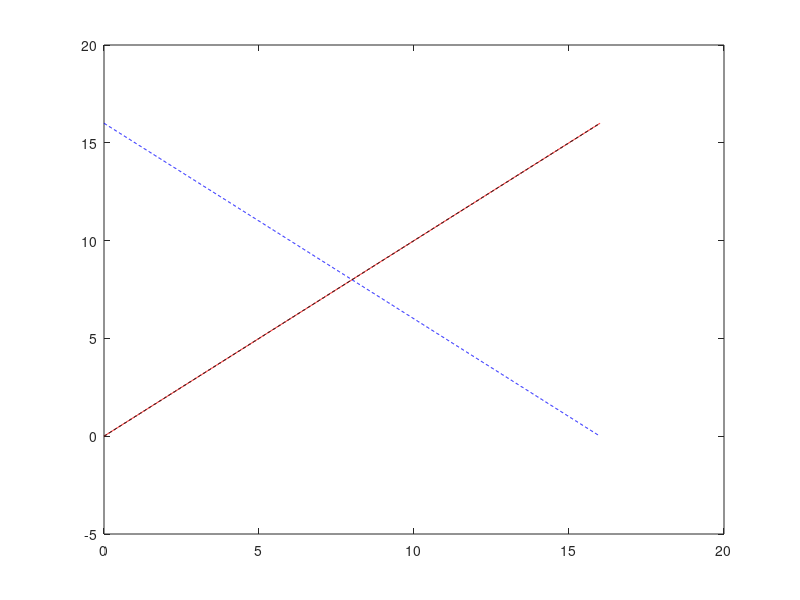

Write the MATLAB code that produced this figure. (Note: this script raises an error after producing the figure.)
clear all, close all, clc
figpath = '../figures/';
addpath('./utils');
addpath('./violin/');
addpath('./NoiseFunctions/');
addpath('./plottingfunctions/');
tic

%generate Data

n = 3;%number of variables
dt=0.01;%timestep
%Integrate interval

Endinterval = 16; %initial value of the pitchfor bifurcation
%Endinterval = 1.5; %initial value of the pitchfor bifurcation
intervalzero = -.001;
%real hidden variable interval
%tinterval=[0 Initinterval];
tinterval=[intervalzero Endinterval];




% Integrate
tspan2=[tinterval(2):-dt:tinterval(1)]; %interval for solving the 
tspan=[.001:dt:tinterval(2)-tinterval(1)];
N = length(tspan);
options = odeset('RelTol',1e-12,'AbsTol',1e-12*ones(1,n));
X=[];
%Coeficients of polyorder 3 c1*t+c2*t^2+c3*t^3 & and final time value 
%c=[3,2,1,Endinterval];
c=[1,0,0,Endinterval];
%Analitic polinomial
    y=c(1)*(tspan2)+c(2)*(tspan2).^2+c(3)*(tspan2).^3;
    %inverted polinomial
    y2=c(1)*(-tspan+tinterval(2) )+c(2)*(-tspan...
        +tinterval(2)).^2+c(3)*(-tspan+tinterval(2)).^3;
    %plot(tspan,y,'r-',tspan2,y2,'b--')
    yzero = c(1)*(tspan+tinterval(1))+c(2)*(tspan+tinterval(1)).^2 ...
        +c(3).*(tspan+tinterval(1)).^3;
    %Derivative of inverted polinomilal is 

figure(1)
plot(tspan2,y,'r-',tspan,y2,'b--',tspan,yzero,'k--')

xline(0,'k--');
set(gca,'FontSize',16);
l=legend('Explicit polinomial for steady state generation','implicit polinmial for ODE data generation', 'polinomial moved in the positive axis');
l.FontSize = 14;
l.Location='northeast';
title('Inverted polinomial');
%Integration for Pitchforksystem
xMax = [1,1,1];
for mu0=[yzero(1)];  %initial condition of Beta  
    %sqrt(muo)%formula of coordinate x0 in function of beta(mu0)
    for x0=real(sqrt(mu0))+0.01 %Initial condition of state variables
        [t,x] = ode45(@(t,x) pitchforkPolyorder3Left2Right(t,x,c,xMax),tspan,[tspan(1),mu0,x0],options);
         X = [X;x];
         %plot variable x vs bifurcation parameter
            figure(2)
            hold on
            plot(x(:,2),x(:,3),'b-')  
            xlabel('beta')
            ylabel('State x3')
            xline(0,'k--');
            yline(0,'k--');
            set(gca,'FontSize',16);
            l=legend('Trajectory with changin beta');
            l.FontSize = 14;
            l.Location='northeast';
            title('Pitchfork State vsparameter')
            hold off    
    end
end

xMax = max(abs(x))
% load("MaxJin.mat")
% jingWangScale = xMax./MaxJin(1:3)
% xMax = jingWangScale

for mu0=[yzero(1)];  %initial condition of Beta  
    %sqrt(muo)%formula of coordinate x0 in function of beta(mu0)
    for x0=real(sqrt(mu0))+0.01 %Initial condition of state variables
        [t,x] = ode45(@(t,x) pitchforkPolyorder3Left2Right(t,x,c,xMax),tspan,[tspan(1),mu0,x0],options);
         X = [X;x];
         %plot variable x vs bifurcation parameter
            figure(2)
            hold on
            plot(x(:,2),x(:,3),'b-')    
            xline(0,'k--');
            yline(0,'k--');
            set(gca,'FontSize',16);
            l=legend('Trajectory using numerical integration');
            l.FontSize = 14;
            l.Location='northeast';
            title('Pitchfork State vsparameter')
            hold off    
    end
end

%Mu observed from equations of steady state
%[x,yzero] = xNormalization(x,yzero);

mufunc = @(x) ((x(:,3).^2))*xMax(3)^2
mu_observed=mufunc(x); 
%%Polinomial fit

%In the fututure we can let unkonw the coefficient (tinterval(1)or tinterval(2))
F1=@(weightdx,xdata)  weightdx(1)*(xdata+tinterval(1))+weightdx(2)*(xdata+tinterval(1)).^2 ...
        +weightdx(3).*(xdata+tinterval(1)).^3;


%curve fitting
weights0=[0.5 0.5 0.5];%initial guess for weights
[weightdx, resnorm,~,exitflag,output] = lsqcurvefit(F1,weights0, tspan, mu_observed')

%data predicted from F1 evaluated with the predicted coefficients
reproduced_data= F1(weightdx,tspan);


plotState_Beta_time_Pred(tspan,x,mu_observed,yzero,reproduced_data,n,4)

%%Data with noise: 

noise_scale = 0.15;

[xNoisy, Noise_normalized] = add_Noise_Max(x,noise_scale);

%next step is to use the noise for the figures. 
mu_obsNoisy = mufunc(xNoisy);

[weightdxNoise,resnormNoise,~,exitflagNoise,outputNoise] = lsqcurvefit(F1,weights0, tspan, mu_obsNoisy');

reproduced_dataNoisy= F1(weightdxNoise,tspan);

comparisonVector = [c(1:(length(c)-1));weightdx;weightdxNoise]
%%%%%%%%%%%%%%%%%%%%%%%%%%%%%%%%%%%%%%%%%%%%%%%%%%%%%%%%%%%%%%%%%%%%%%%%%%%%%%%%%%%%%%%%%%%%%%%%%%%%%%%%%%%%%%%%%%%%%%%%%%%%%%%%
%%%%%%%%%%%%%%%%%%%%%%%%%%%%%%%%%%%%%%%%%%%%%%%%%%%%%%%%%%%%%%%%%%%%%%%%%%%%%%%%%%%%%%%%%%%%%%%%%%%%%%%%%%%%%%%%%%%%%%%%%%%%%%%%

plotNoisyStateFig_5(tspan,xNoisy,mu_obsNoisy,yzero,reproduced_dataNoisy,n)

%% %%%%%%%%%%%%%%%%%%%%%%%%%%%%%%%%%%%%%%%%%%%%%%%%%%%%%%%%%%%%%%%%%%%%%%%
%%%%%%%%%%%%%%%%%%%%%%%%%%%%%%%%%%%%%%%%%%%%%%%%%%%%%%%%%%%%%%%%%%%%%%%%%
plotCleanNoiseStateFig_6(tspan,Noise_normalized,yzero,n)


%% Noise analysis 
% Creation of comparison vector for different noise variances: 
VectorOfNoise = [0:0.1:0.5];
name = mfilename
name = name(1:10)
%noise_Scale_maximum(F1,weights0, tspan, x,c,yzero,VectorOfNoise,name,mufunc)
noise_5_Boxplots(F1,weights0, tspan, x,c,yzero,VectorOfNoise,name,mufunc)

